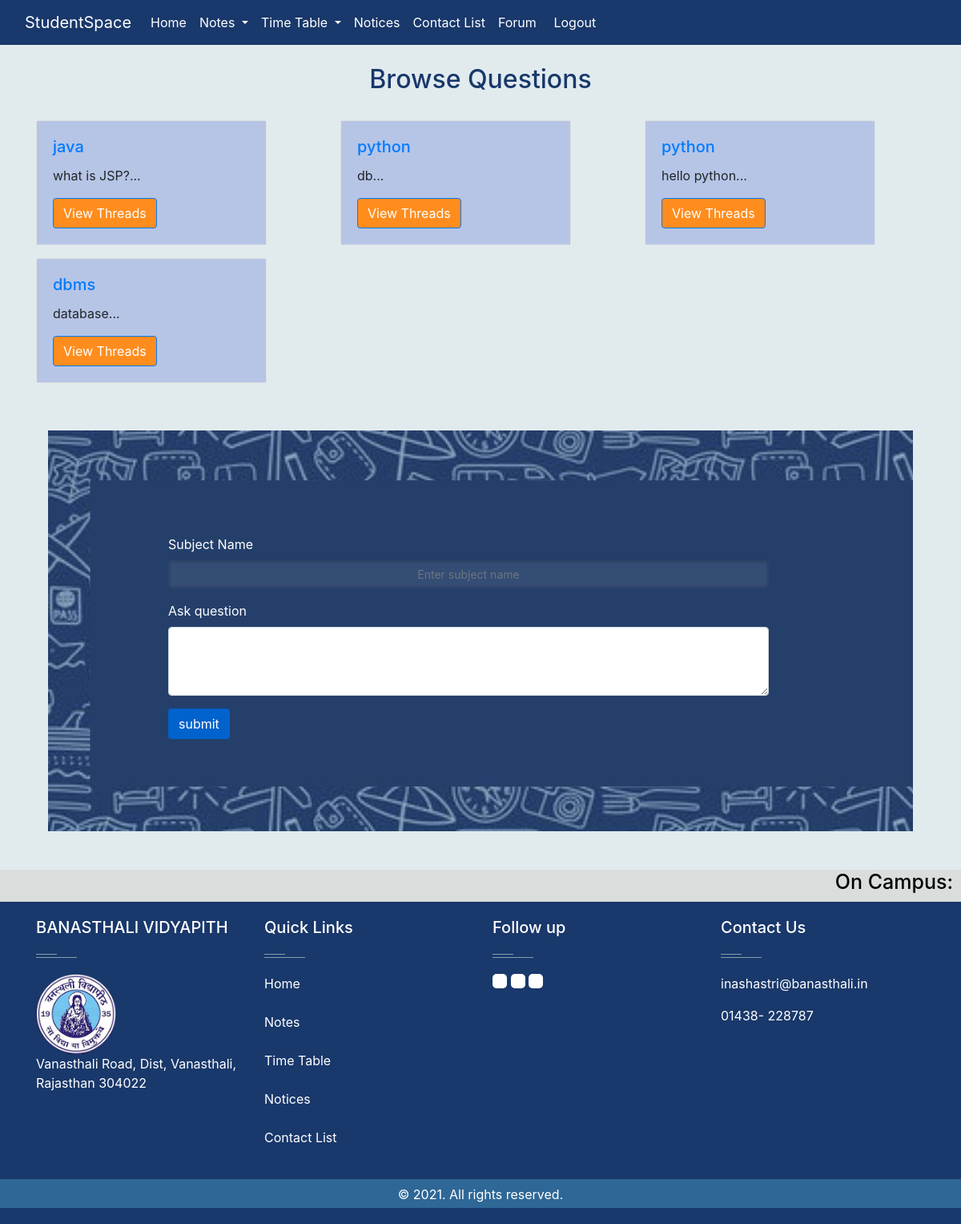
The app's page /Forum/index.php (signed in) with its own data.
### tables this page shows
CREATE TABLE `categories` (
  `category_id` int(11) NOT NULL,
  `category_name` varchar(100) NOT NULL,
  `category_description` varchar(100) NOT NULL,
  `created` date NOT NULL DEFAULT current_timestamp()
);

### Forum/index.php (the view, shortened to what this page needs)
<!doctype html>
<html lang="en">
<head>
    <link rel="stylesheet" href="https://stackpath.bootstrapcdn.com/bootstrap/4.5.0/css/bootstrap.min.css"
>
</head>
<body>
    <?php include "../files/db.php"?>
    <?php
        if(isset($_SESSION['type'])) {
          if($_SESSION['type'] == 'admin')
            include "../files/navbar_admin.php";
          else{
            include "../files/nav_logout.php";
          }
      }else{
        include "../files/navbar.php";
      }
    ?>
    <div class="container my-4" id="ques">
        <h2 class="text-center my-4"  style="color:#19386b;">Browse Questions</h2>
        <div class="row my-4">
         <?php
            $sql = "SELECT * FROM `categories`";
            $result = mysqli_query($conn, $sql);
            while($row = mysqli_fetch_assoc($result)){
            $id = $row['category_id'];
            $cat = $row['category_name'];
            $desc = $row['category_description'];
            echo '<div class="col-md-4 my-2">
                    <div class="card" style="width: 18rem;">
                        <div class="card-body" style=" background-color:#b6c5e6;">
                            <h5 class="card-title"><a href="threadlist.php?catid=' . $id . '">' . $cat . '</a></h5>
                            <p class="card-text">' . substr($desc, 0, 90). '... </p>
                            <a href="threadlist.php?catid=' . $id . '" class="btn btn-primary">View Threads</a>
                        </div>
                    </div>
                    </div>';
            }
         ?>
        </div>
    </div>
    <div class="container1" style="background: url('notes_2.jpg'); padding :130px 180px 150px 150px; width:90%; height:500px; margin:0 auto;">
        <form action="index.php" method="POST">
            <div class="mb-3">
                <label for="exampleFormControlInput1" class="form-label" style="color:white">Subject Name</label>
                <input type="text" class="form-control" name="category" id="exampleFormControlInput1" placeholder="Enter subject name">
            </div>
            <div class="mb-3">
                <label for="exampleFormControlTextarea1" class="form-label" style="color:white">Ask question</label>
                <textarea class="form-control" id="exampleFormControlTextarea1" name="text" rows="3"></textarea>
            </div>
            <input type="submit" value="submit" name="submit" class="btn" style="background-color:#0062cc; color:white;">
        </form>
    </div>
    <br><br>
    <div class="weather" style="background-color:#d9dddc; height:40px;">
      <h3 id="temp" style="font-size:25px; color:black; float:right; padding-right:10px;">On Campus: </h3>
    </div>
    <?php include "../files/footer.php" ; ?>
</body>
</html>

### files/nav_logout.php (shortened to what this page needs)
<!DOCTYPE html>
<html lang="en">
<head>
  <link rel="stylesheet" href="footer.css">
  <link rel="stylesheet" href="https://unicons.iconscout.com/release/v4.0.0/css/line.css">
</head>
<body>
<nav class="navbar navbar-expand-lg navbar-light" style="background-color: #19386b;">
      <div class="container-fluid">
        <a class="navbar-brand" style=" color:#fff">StudentSpace</a>
        <div class="collapse navbar-collapse" id="navbarNavDarkDropdown">
          <ul class="navbar-nav me-auto mb-2 mb-lg-0">
            <li class="nav-item">
              <a class="nav-link" aria-current="page" href="http://localhost/studentSpace/Homepage/index.php" style=" color:#fff">Home</a>
            </li>
            <li class="nav-item dropdown">
              <a class="nav-link dropdown-toggle" style=" color:#fff" href="#" id="navbarDarkDropdownMenuLink"
                role="button" data-bs-toggle="dropdown" aria-expanded="false">
                Notes
              </a>
            </li>
            <li class="nav-item dropdown">
              <a class="nav-link dropdown-toggle" style=" color:#fff" href="#" id="navbarDarkDropdownMenuLink"
                role="button" data-bs-toggle="dropdown" aria-expanded="false">
                Time Table
              </a>
            </li>
            <li class="nav-item dropdown">
              <a class="nav-link" style=" color:#fff" href="http://localhost/studentSpace/notice/display.php">
                Notices
              </a>
            </li>
            <li class="nav-item">
              <a class="nav-link" href="http://localhost/studentSpace/contact/contact_list.php" style=" color:#fff">Contact List</a>
            </li>
            <li class="nav-item dropdown">
              <a class="nav-link" style=" color:#fff" href="http://localhost/studentSpace/Forum/index.php">
                Forum
              </a>
            </li>
          </ul>
          <form class="d-flex">
            <button class="btns" type="submit"><a href="http://localhost/studentSpace/files/session_destroy.php"
                style=" text-decoration:none; color:#fff">Logout</a></button>
          </form>
        </div>
      </div>
    </nav>
</body>

### files/footer.php (shortened to what this page needs)
<!DOCTYPE html>
<html lang="en">
<head>
</head>
<body>
<footer id="footer" class="footer-1" style="background-color: #19386b;">
    <div class="main-footer widgets-dark typo-light" style="background-color: #19386b;">
      <div class="container">
        <div class="row">
          <div class="col-xs-12 col-sm-6 col-md-3">
            <div class="widget subscribe no-box">
              <h5 class="widget-title" style="color:#fff;">BANASTHALI VIDYAPITH<span></span></h5>
              <img src="../Homepage/images/logo.png" width="100px" height="100px">
              <p style="color:#fff;">Vanasthali Road, Dist, Vanasthali, Rajasthan 304022</p>
            </div>
          </div>
          <div class="col-xs-12 col-sm-6 col-md-3">
            <div class="widget no-box">
              <h5 class="widget-title" style="color:#fff;">Quick Links<span></span></h5>
              <ul class="thumbnail-widget">
                <li>
                  <div><a href="#." style="display: block; color:#fff;">Home</a><br>
                    <a href="" style="display: block; color:#fff;">Notes</a><br>
                    <a href="" style="display: block; color:#fff;">Time Table</a><br>
                    <a href="" style="display: block; color:#fff;">Notices</a><br>
                    <a href="" style="display: block; color:#fff;">Contact List</a>
                  </div>
                </li>
              </ul>
            </div>
          </div>
          <div class="col-xs-12 col-sm-6 col-md-3">
            <div class="widget no-box">
              <h5 class="widget-title" style="color:#fff;">Follow up<span></span></h5>
              <a href="https://www.facebook.com/banasthali.org/"> <i class="fa fa-facebook"> </i> </a>
              <a href="https://twitter.com/banasthali_vid"> <i class="fa fa-twitter"> </i> </a>
              <a href="https://www.linkedin.com/school/banasthali-vidyapith/"> <i class="fa fa-linkedin"> </i> </a>
            </div>
          </div>
          <br>
          <br>
          <div class="col-xs-12 col-sm-6 col-md-3">
            <div class="widget no-box">
              <h5 class="widget-title" style="color:#fff;">Contact Us<span></span></h5>
              <p style="color:#fff;">inashastri@banasthali.in</p>
              <p style="color:#fff;">01438- 228787</p>
            </div>
          </div>
        </div>
      </div>
      <div class="footer-copyright" stye="width:100%; background-color:#2f6796; height:30px;">
        <div class="container">
          <div class="row" stye="width:100%;">
            <div class="col-md-12 text-center">
              <p style="color:#fff; background-color:#2f6796;"> © 2021. All rights reserved.</p>
            </div>
          </div>
        </div>
      </div>
  </footer>
</body>
</html>

### contact/footer.css (style rules this page uses)
footer .main-footer { padding: 20px 0; background: #1e4362; }
footer ul { padding-left: 0; list-style: none; }
.footer-copyright { background: #2f6796; padding: 5px 0; }
.footer-copyright p { color: #969696; margin: 2px 0 0; }
.widget { padding: 20px; margin-bottom: 40px; }
.widget.no-box { padding: 0; background-color: transparent; margin-bottom: 40px; box-shadow: none; -webkit-box-shadow: none; -moz-box-shadow: none; -ms-box-shadow: none; -o-box-shadow: none; }
.widget.subscribe p { margin-bottom: 18px; }
.widget li a { color: #fff; }
.widget-title { margin-bottom: 20px; }
.widget-title span { background: #839fad none repeat scroll 0 0; display: block; height: 1px; margin-top: 25px; position: relative; width: 20%; }
.widget-title span::after { background: inherit; content: ""; height: inherit; position: absolute; top: -4px; width: 50%; }
.typo-light h1, .typo-light h2, .typo-light h3, .typo-light h4, .typo-light h5, .typo-light h6, .typo-light p, .typo-light div, .typo-light span, .typo-light small { color: #fff; }
.btn { background-color: #ff8d1e; color: #fff; }
.fa { display: inline-block; font: normal normal normal 14px/1 FontAwesome; background-color: #fff; color: #1E4362; padding: 9px; border-radius: 5px; }
input[type="text"] { background: rgba(255, 255, 255, 0.075); padding: 10px 15px; color: #aaa; border: 3px solid rgba(0, 0, 0, 0.1); font-size: 14px; margin-bottom: 16px; border-radius: 5px; transition: all 0.2s cubic-bezier(0.4, 0, 0.2, 1); transition-delay: 0.2s; text-align: center; width: 100%; }

### Forum/index.php (style rules this page uses)
#ques { min-height: 433px; }
body { background: #E1ebee; }

### files/nav_logout.php (style rules this page uses)
.btns { width: 80px; height: 40px; background-color: #19386b; border-radius: 8px; border: #19386b; transition: color 2s; }

### records on screen
categories: category_name "java", category_description "what is JSP?"
categories: category_name "python", category_description "db"
categories: category_name "python", category_description "hello python"
categories: category_name "dbms", category_description "database"
